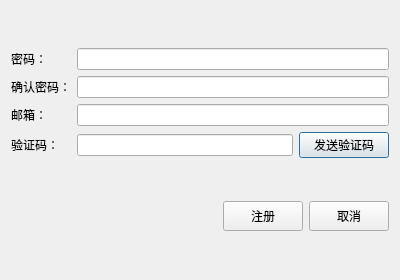
<?xml version="1.0" encoding="UTF-8"?>
<ui version="4.0">
 <class>RegisterDialog</class>
 <widget class="QDialog" name="RegisterDialog">
  <property name="geometry">
   <rect>
    <x>0</x>
    <y>0</y>
    <width>400</width>
    <height>280</height>
   </rect>
  </property>
  <property name="minimumSize">
   <size>
    <width>400</width>
    <height>280</height>
   </size>
  </property>
  <property name="maximumSize">
   <size>
    <width>400</width>
    <height>280</height>
   </size>
  </property>
  <property name="windowTitle">
   <string>用户注册</string>
  </property>
  <layout class="QVBoxLayout" name="verticalLayout">
   <item>
    <layout class="QVBoxLayout" name="verticalLayout_2">
     <item>
      <layout class="QHBoxLayout" name="horizontalLayout_2">
       <item>
        <widget class="QLabel" name="label_2">
         <property name="minimumSize">
          <size>
           <width>60</width>
           <height>22</height>
          </size>
         </property>
         <property name="maximumSize">
          <size>
           <width>80</width>
           <height>22</height>
          </size>
         </property>
         <property name="text">
          <string>密码：</string>
         </property>
        </widget>
       </item>
       <item>
        <widget class="QLineEdit" name="lineEditPassword">
         <property name="minimumSize">
          <size>
           <width>200</width>
           <height>22</height>
          </size>
         </property>
         <property name="echoMode">
          <enum>QLineEdit::EchoMode::Password</enum>
         </property>
        </widget>
       </item>
      </layout>
     </item>
     <item>
      <layout class="QHBoxLayout" name="horizontalLayout_3">
       <item>
        <widget class="QLabel" name="label_3">
         <property name="minimumSize">
          <size>
           <width>60</width>
           <height>22</height>
          </size>
         </property>
         <property name="maximumSize">
          <size>
           <width>80</width>
           <height>22</height>
          </size>
         </property>
         <property name="text">
          <string>确认密码：</string>
         </property>
        </widget>
       </item>
       <item>
        <widget class="QLineEdit" name="lineEditConfirmPassword">
         <property name="minimumSize">
          <size>
           <width>200</width>
           <height>22</height>
          </size>
         </property>
         <property name="echoMode">
          <enum>QLineEdit::EchoMode::Password</enum>
         </property>
        </widget>
       </item>
      </layout>
     </item>
     <item>
      <layout class="QHBoxLayout" name="horizontalLayout_4">
       <item>
        <widget class="QLabel" name="label_4">
         <property name="minimumSize">
          <size>
           <width>60</width>
           <height>22</height>
          </size>
         </property>
         <property name="maximumSize">
          <size>
           <width>80</width>
           <height>22</height>
          </size>
         </property>
         <property name="text">
          <string>邮箱：</string>
         </property>
        </widget>
       </item>
       <item>
        <widget class="QLineEdit" name="lineEditEmail">
         <property name="minimumSize">
          <size>
           <width>200</width>
           <height>22</height>
          </size>
         </property>
        </widget>
       </item>
      </layout>
     </item>
     <item>
      <layout class="QHBoxLayout" name="horizontalLayout_5">
       <item>
        <widget class="QLabel" name="label_5">
         <property name="minimumSize">
          <size>
           <width>60</width>
           <height>22</height>
          </size>
         </property>
         <property name="maximumSize">
          <size>
           <width>80</width>
           <height>22</height>
          </size>
         </property>
         <property name="text">
          <string>验证码：</string>
         </property>
        </widget>
       </item>
       <item>
        <widget class="QLineEdit" name="lineEditCode">
         <property name="minimumSize">
          <size>
           <width>100</width>
           <height>22</height>
          </size>
         </property>
        </widget>
       </item>
       <item>
        <widget class="QPushButton" name="btnSendCode">
         <property name="minimumSize">
          <size>
           <width>90</width>
           <height>22</height>
          </size>
         </property>
         <property name="text">
          <string>发送验证码</string>
         </property>
        </widget>
       </item>
      </layout>
     </item>
    </layout>
   </item>
   <item>
    <layout class="QHBoxLayout" name="horizontalLayout_6">
     <item>
      <spacer name="horizontalSpacer">
       <property name="orientation">
        <enum>Qt::Orientation::Horizontal</enum>
       </property>
       <property name="sizeHint" stdset="0">
        <size>
         <width>40</width>
         <height>20</height>
        </size>
       </property>
      </spacer>
     </item>
     <item>
      <widget class="QPushButton" name="btnRegister">
       <property name="minimumSize">
        <size>
         <width>80</width>
         <height>30</height>
        </size>
       </property>
       <property name="text">
        <string>注册</string>
       </property>
      </widget>
     </item>
     <item>
      <widget class="QPushButton" name="btnCancel">
       <property name="minimumSize">
        <size>
         <width>80</width>
         <height>30</height>
        </size>
       </property>
       <property name="text">
        <string>取消</string>
       </property>
      </widget>
     </item>
    </layout>
   </item>
  </layout>
 </widget>
 <resources/>
 <connections>
  <connection>
   <sender>btnCancel</sender>
   <signal>clicked()</signal>
   <receiver>RegisterDialog</receiver>
   <slot>reject()</slot>
   <hints>
    <hint type="sourcelabel">
     <x>332</x>
     <y>265</y>
    </hint>
    <hint type="destinationlabel">
     <x>384</x>
     <y>266</y>
    </hint>
   </hints>
  </connection>
 </connections>
</ui>
